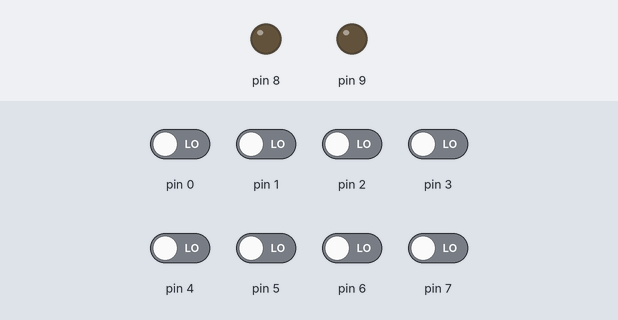
Recording of a sketch running on a simulated Arduino Uno, built with avr-gcc and run on an emulated ATmega328P. Parts: output pins drawn as LEDs (lit = HIGH). The inputs (shaded band) are chosen by the test bench; at power-on: pin 0–7 LOW.

Above: at 1.2 s.
1.3 s: pin 2 driven HIGH
At 2.1 s:
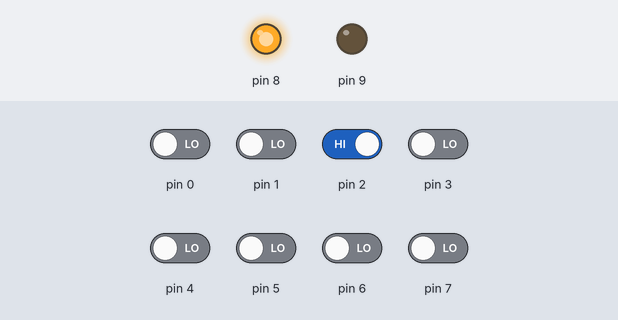
2.8 s: pin 3 driven HIGH
At 3.2 s:
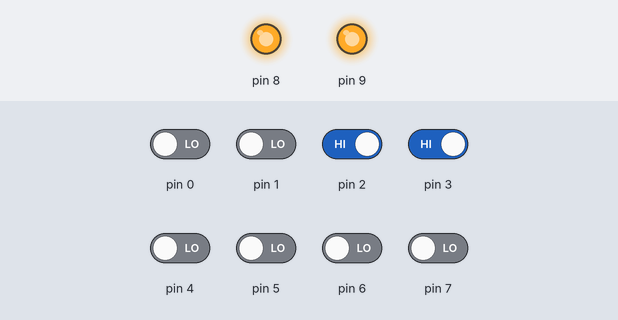
4.3 s: pin 2 driven LOW
At 5.5 s:
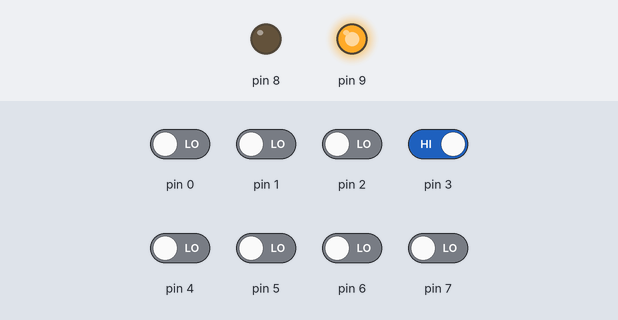
5.8 s: pin 3 driven LOW
At 6.7 s:
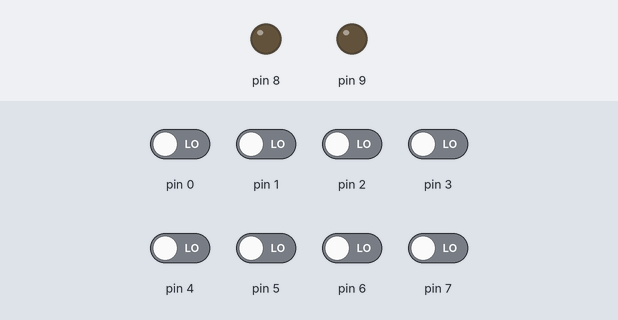
Timing chart, 0 to 8.3 s (numbered marks = the images above; inputs shaded):
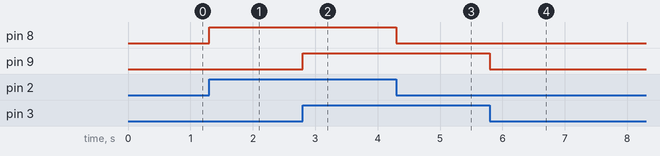

Measured:
- after the input at 1.3 s, pin 8: LOW → HIGH at once
- after the input at 2.8 s, pin 9: LOW → HIGH at once
- after the input at 4.3 s, pin 8: HIGH → LOW at once
- after the input at 5.8 s, pin 9: HIGH → LOW at once

The sketch:

EX3.3Extra.ino
```cpp
void setup() {
  // put your setup code here, to run once:
 DDRD &=~(0x0C);  //Declare as Input
 DDRB |= 0x03;    //Declare as Output
}

void loop() {
  // put your main code here, to run repeatedly:
  bool SW1 = PIND & 0x04;
  bool SW2 = PIND & 0x08;
  if(SW1 == 1)
  {
     PORTB |= (0x01); //Force 1
  }
  else
  {
    PORTB &= ~(0x01); //Force 0
  }
   if(SW2 == 1)
  {
     PORTB |= (0x02); //Force 1
  }
  else
  {
    PORTB &= ~(0x02); //Force 0
  }
}
```
